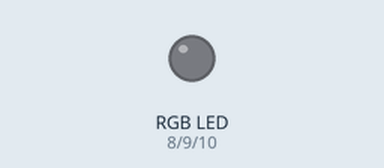
Recording of a program running on a simulated Arduino Uno, built with avr-gcc and run on an emulated ATmega328P. On the bench: an RGB LED mixed from three pins (HIGH = lit). Dim RGB values are drawn brighter than linear.

Above: at 0.05 s.
At 1.85 s:
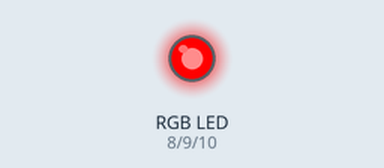
At 3.75 s:
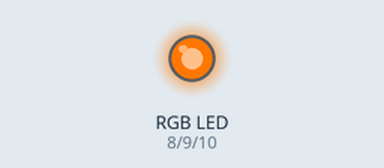
At 7.45 s:
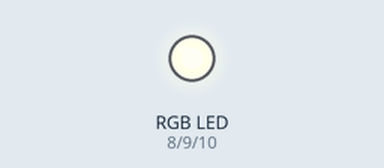
At 11.15 s:
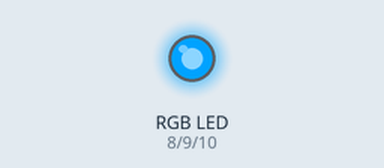
At 14.85 s:
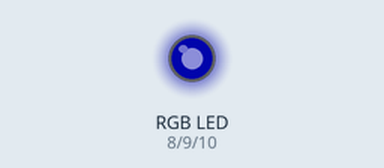
Timing chart, 0 to 19.9 s (numbered marks = the images above):
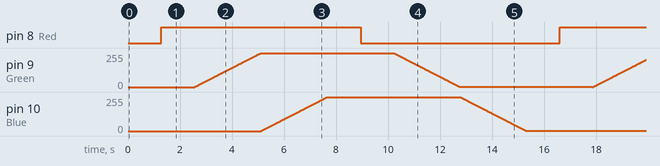

The program:

main.cpp
```cpp
#include <Arduino.h>

const int spacing = 400;
const int longspacing = spacing *3;

const int Red = 8;
const int Green = 9;
const int Blue = 10;

int r = 0;
int g = 0;
int b = 0;

int step = 10;

void dot(){
  digitalWrite(Red, HIGH);
  delay(spacing);
  digitalWrite(Red, LOW);
  delay(spacing);
}

void dash(){
  digitalWrite(Red, HIGH);
  delay(longspacing);
  digitalWrite(Red, LOW);
  delay(spacing);
}


void setup() {
  pinMode(Red, OUTPUT);
  pinMode(Green, OUTPUT);
  pinMode(Blue, OUTPUT);

}

void loop() {
  while(r<255){
    analogWrite(Red, r);
    delay(step);
    r++;
  }
  while(g<255){
    analogWrite(Green, g);
    delay(step);
    g++;
  }
  while(b<255){
    analogWrite(Blue, b);
    delay(step);
    b++;
  }

  while(r>0){
    analogWrite(Red, r);
    delay(step);
    r--;
  }
  while(g>0){
    analogWrite(Green, g);
    delay(step);
    g--;
  }
  while(b>0){
    analogWrite(Blue, b);
    delay(step);
    b--;
  }
}
```

Measured:
- by itself, pin 8 (Red): alternates HIGH for 7.7 s and LOW for 7.7 s
